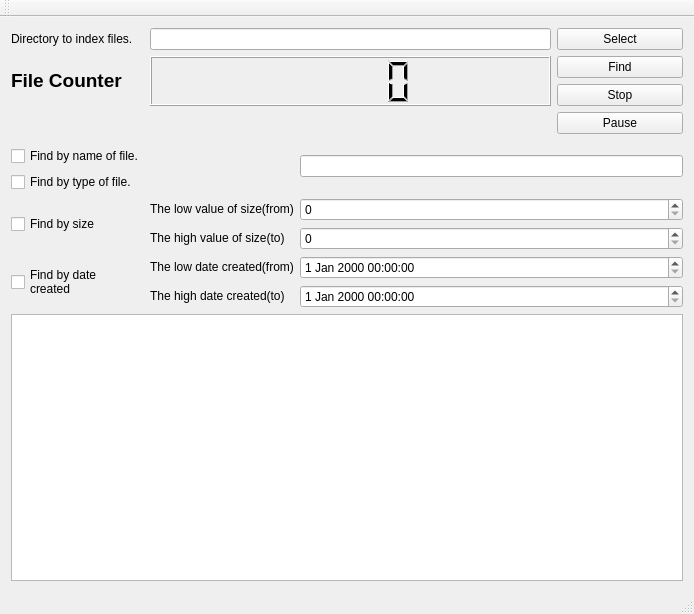
<?xml version="1.0" encoding="UTF-8"?>
<ui version="4.0">
 <class>FileFinder</class>
 <widget class="QMainWindow" name="FileFinder">
  <property name="geometry">
   <rect>
    <x>0</x>
    <y>0</y>
    <width>694</width>
    <height>614</height>
   </rect>
  </property>
  <property name="windowTitle">
   <string>FileFinder</string>
  </property>
  <widget class="QWidget" name="centralWidget">
   <layout class="QGridLayout" name="gridLayout">
    <item row="0" column="0">
     <layout class="QVBoxLayout" name="verticalLayout">
      <item>
       <layout class="QGridLayout" name="pgrdLayout">
        <item row="11" column="0" colspan="5">
         <widget class="QTextEdit" name="m_ptxtResult"/>
        </item>
        <item row="7" column="1">
         <widget class="QLabel" name="label">
          <property name="text">
           <string>&lt;html&gt;&lt;head/&gt;&lt;body&gt;&lt;p&gt;The low value of size(from)&lt;/p&gt;&lt;/body&gt;&lt;/html&gt;</string>
          </property>
         </widget>
        </item>
        <item row="1" column="4">
         <widget class="QPushButton" name="pcmdFind">
          <property name="text">
           <string>Find</string>
          </property>
         </widget>
        </item>
        <item row="8" column="1">
         <widget class="QLabel" name="label_2">
          <property name="text">
           <string>&lt;html&gt;&lt;head/&gt;&lt;body&gt;&lt;p&gt;The high value of size(to)&lt;/p&gt;&lt;/body&gt;&lt;/html&gt;</string>
          </property>
         </widget>
        </item>
        <item row="2" column="4">
         <widget class="QPushButton" name="stopButton">
          <property name="text">
           <string>Stop</string>
          </property>
         </widget>
        </item>
        <item row="7" column="0" rowspan="2">
         <widget class="QCheckBox" name="checkBoxFindSize">
          <property name="text">
           <string>Find by size</string>
          </property>
         </widget>
        </item>
        <item row="0" column="4">
         <widget class="QPushButton" name="pcmdDir">
          <property name="text">
           <string>Select</string>
          </property>
          <property name="icon">
           <iconset>
            <normaloff>fileopen.xpm</normaloff>fileopen.xpm</iconset>
          </property>
         </widget>
        </item>
        <item row="3" column="4">
         <widget class="QPushButton" name="pauseButton">
          <property name="text">
           <string>Pause</string>
          </property>
         </widget>
        </item>
        <item row="9" column="0" rowspan="2">
         <widget class="QCheckBox" name="checkBoxFindDate">
          <property name="text">
           <string>Find by date
created</string>
          </property>
         </widget>
        </item>
        <item row="9" column="1">
         <widget class="QLabel" name="label_3">
          <property name="text">
           <string>&lt;html&gt;&lt;head/&gt;&lt;body&gt;&lt;p&gt;The low date created(from)&lt;/p&gt;&lt;/body&gt;&lt;/html&gt;</string>
          </property>
         </widget>
        </item>
        <item row="10" column="1">
         <widget class="QLabel" name="label_4">
          <property name="text">
           <string>&lt;html&gt;&lt;head/&gt;&lt;body&gt;&lt;p&gt;The high date created(to)&lt;/p&gt;&lt;/body&gt;&lt;/html&gt;</string>
          </property>
         </widget>
        </item>
        <item row="7" column="2" colspan="3">
         <widget class="QSpinBox" name="lowSizeSpinBox"/>
        </item>
        <item row="8" column="2" colspan="3">
         <widget class="QSpinBox" name="highSizeSpinBox"/>
        </item>
        <item row="9" column="2" colspan="3">
         <widget class="QDateTimeEdit" name="lowDateTimeEdit"/>
        </item>
        <item row="10" column="2" colspan="3">
         <widget class="QDateTimeEdit" name="highDateTimeEdit"/>
        </item>
        <item row="6" column="0">
         <widget class="QCheckBox" name="checkBoxFindName">
          <property name="text">
           <string>Find by type of file.</string>
          </property>
         </widget>
        </item>
        <item row="5" column="0">
         <widget class="QCheckBox" name="checkBoxFindType">
          <property name="text">
           <string>Find by name of file.</string>
          </property>
         </widget>
        </item>
        <item row="5" column="1">
         <widget class="QLabel" name="label_5">
          <property name="text">
           <string/>
          </property>
         </widget>
        </item>
        <item row="6" column="1">
         <widget class="QLabel" name="label_6">
          <property name="text">
           <string/>
          </property>
         </widget>
        </item>
        <item row="4" column="2" rowspan="3" colspan="3">
         <widget class="QLineEdit" name="m_ptxtMask">
          <property name="text">
           <string/>
          </property>
         </widget>
        </item>
        <item row="1" column="0" rowspan="2">
         <widget class="QLabel" name="plblMask">
          <property name="text">
           <string>&lt;html&gt;&lt;head/&gt;&lt;body&gt;&lt;p&gt;&lt;span style=&quot; font-size:14pt; font-weight:600;&quot;&gt;File Counter&lt;/span&gt;&lt;/p&gt;&lt;/body&gt;&lt;/html&gt;</string>
          </property>
          <property name="buddy">
           <cstring>m_ptxtMask</cstring>
          </property>
         </widget>
        </item>
        <item row="0" column="0">
         <widget class="QLabel" name="plblDir">
          <property name="text">
           <string>Directory to index files.</string>
          </property>
          <property name="buddy">
           <cstring>m_ptxtDir</cstring>
          </property>
         </widget>
        </item>
        <item row="0" column="1" colspan="3">
         <widget class="QLineEdit" name="m_ptxtDir">
          <property name="text">
           <string/>
          </property>
         </widget>
        </item>
        <item row="1" column="1" rowspan="2" colspan="3">
         <widget class="QLCDNumber" name="lcd">
          <property name="baseSize">
           <size>
            <width>220</width>
            <height>90</height>
           </size>
          </property>
          <property name="segmentStyle">
           <enum>QLCDNumber::Filled</enum>
          </property>
         </widget>
        </item>
        <item row="3" column="0" colspan="4">
         <widget class="QLabel" name="dirPath">
          <property name="text">
           <string/>
          </property>
         </widget>
        </item>
       </layout>
      </item>
     </layout>
    </item>
   </layout>
  </widget>
  <widget class="QToolBar" name="mainToolBar">
   <attribute name="toolBarArea">
    <enum>TopToolBarArea</enum>
   </attribute>
   <attribute name="toolBarBreak">
    <bool>false</bool>
   </attribute>
  </widget>
  <widget class="QStatusBar" name="statusBar"/>
  <widget class="QMenuBar" name="menuBar">
   <property name="geometry">
    <rect>
     <x>0</x>
     <y>0</y>
     <width>694</width>
     <height>20</height>
    </rect>
   </property>
  </widget>
 </widget>
 <layoutdefault spacing="6" margin="11"/>
 <resources/>
 <connections/>
</ui>
